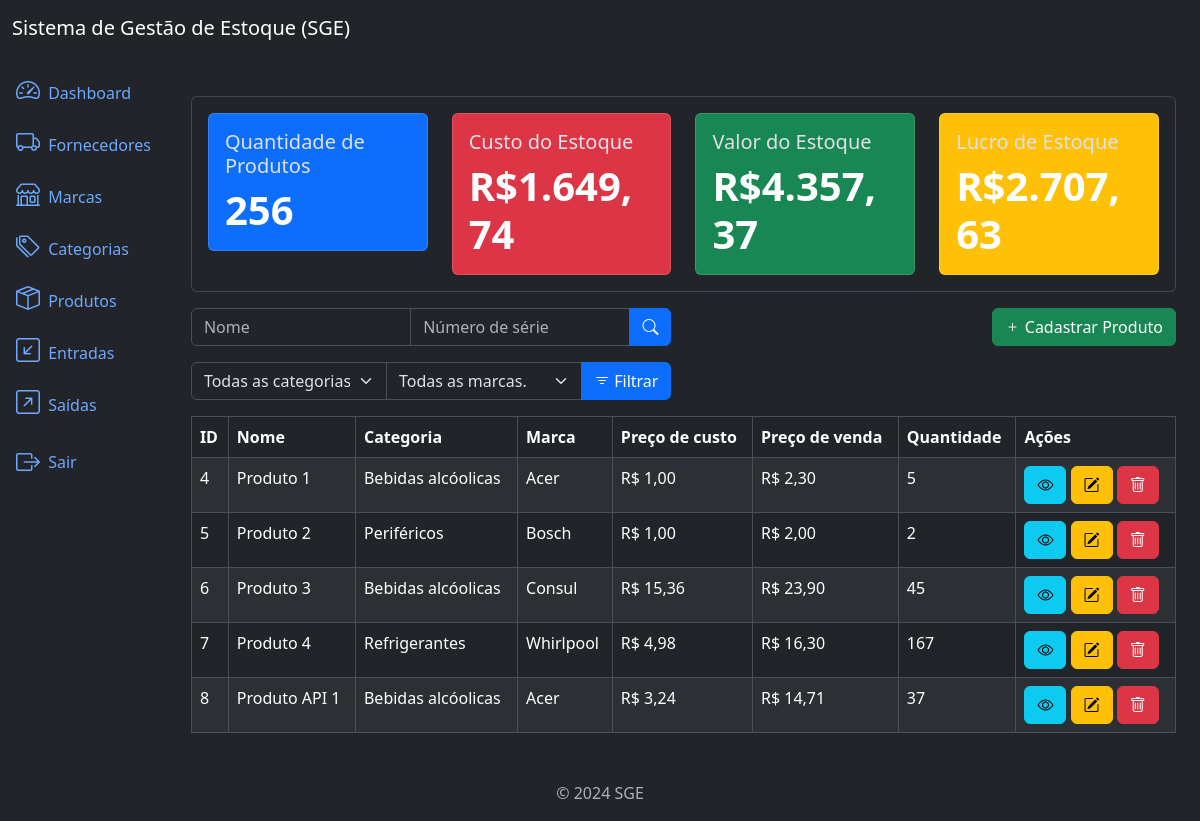
Page /products/list/ (signed in) on the earlier database version.
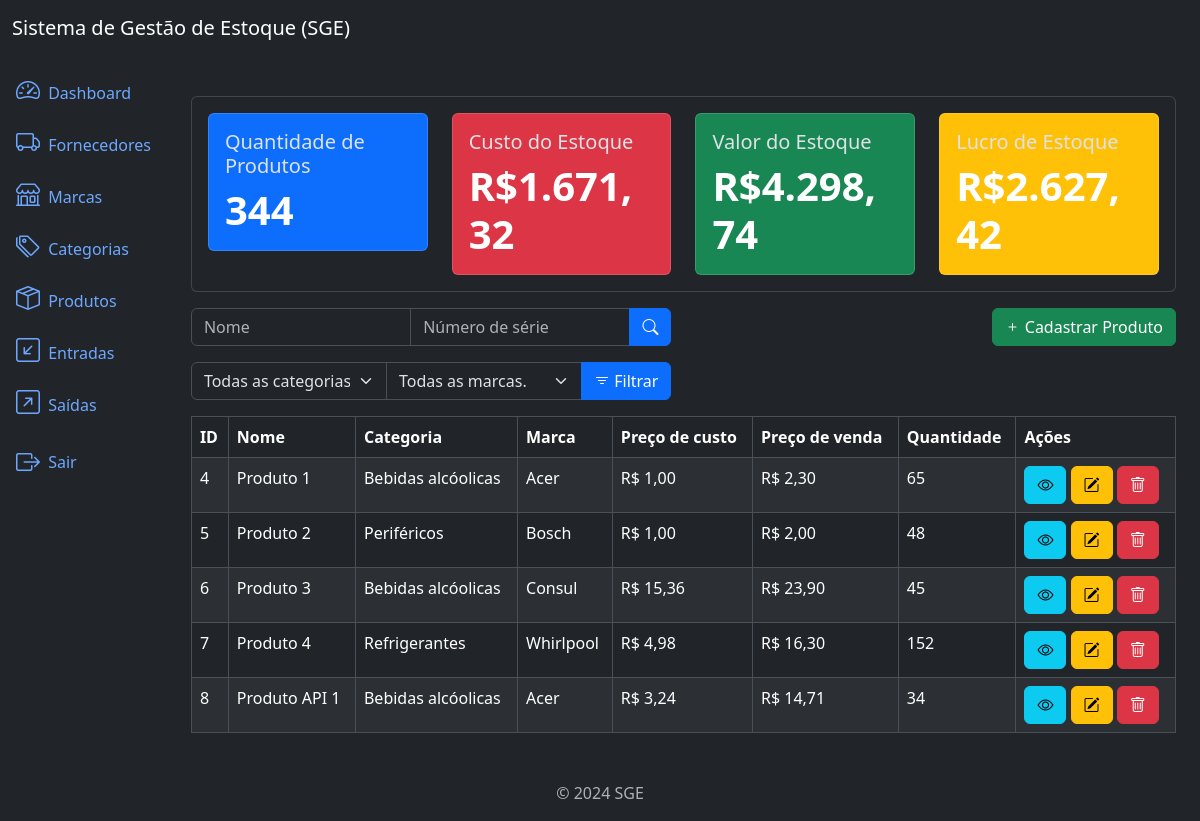
Same page on the later database version.
### products/models.py (models this page shows, shortened)
class Product(models.Model):
    title = models.CharField(max_length=400)
    category = models.ForeignKey(Category, on_delete=models.PROTECT,
                related_name='products')
    brand = models.ForeignKey(Brand, on_delete=models.PROTECT,
            related_name='products')
    description = models.TextField(max_length=10000, blank=True, null=True)
    serie_number = models.CharField(max_length=200, null=True, blank=True)
    cost_price = models.DecimalField(max_digits=20, decimal_places=2)
    selling_price = models.DecimalField(max_digits=20, decimal_places=2)
    quantity = models.IntegerField(default=0)
    created_at = models.DateTimeField(auto_now_add=True)
    updated_at = models.DateTimeField(auto_now=True)
    class Meta:
        ordering = ['title']

### category/models.py (models this page shows)
class Category(models.Model):
    name = models.CharField(max_length=300)
    description = models.TextField(null=True, blank=True)
    created_at = models.DateTimeField(auto_now_add=True)
    updated_at = models.DateTimeField(auto_now=True)
    class Meta:
        ordering = ['name']
    def __str__(self):
        return self.name

### brands/models.py (models this page shows)
class Brand(models.Model):
    name = models.CharField(max_length=300)
    description = models.TextField(null=True, blank=True)
    created_at = models.DateTimeField(auto_now_add=True)
    updated_at = models.DateTimeField(auto_now=True)
    class Meta:
        ordering = ['name']
    def __str__(self):
        return self.name

### products/views.py (the view)
# urls.py: path('products/list/', views.ProductListView.as_view(), name='product_list'),
class ProductListView(LoginRequiredMixin, PermissionRequiredMixin, ListView):
    model = models.Product
    template_name = 'products_list.html'
    context_object_name = 'products'
    paginate_by = 5
    permission_required = 'products.view_product'
    def get_queryset(self):
        qs = super().get_queryset()
        title = self.request.GET.get('title')
        serie_number = self.request.GET.get('serie_number')
        category = self.request.GET.get('category')
        brand = self.request.GET.get('brand')
        if title:
            qs = qs.filter(title__icontains=title)
        if serie_number:
            qs = qs.filter(serie_number__icontains=serie_number)
        if category:
            qs = qs.filter(category__id = category)
        if brand:
            qs = qs.filter(brand__id = brand)
        return qs
    def get_context_data(self, **kwargs):
        context= super().get_context_data(**kwargs)
        context['product_metrics']= get_product_metric()
        context['categories'] = Category.objects.all()
        context['brands'] = Brand.objects.all()
        return context

### app/metrics.py (called while the page is built)
def get_product_metric():
    products = Product.objects.all()
    total_cost_price = sum(product.quantity * product.cost_price for \
                           product in products)
    total_quantity = sum(p.quantity for p in products)
    total_selling_price = sum(p.selling_price * p.quantity for p in products)
    total_profit = total_selling_price - total_cost_price
    product_metrics = {
        'total_quantity': total_quantity,
        'total_cost_price': number_format(total_cost_price, decimal_pos=2, force_grouping=True),
        'total_selling_price': number_format(total_selling_price, decimal_pos=2, force_grouping=True),
        'total_profit':number_format(total_profit, decimal_pos=2, force_grouping=True),
    }
    return product_metrics

### products/templates/products_list.html (shortened to what this page needs)
{% extends 'base.html' %}
{% block content %}
    {% include "components/_products_metrics.html" %}
<div class='row mb-3 mt-3'>
    <div class='col-md-6'>
        <form method="get" action="{% url "product_list" %}">
            <div class='input-group'>
                <input type="text" class="form-control" name='title' placeholder='Nome' value="{{request.GET.title}}">
                <input type="text" class="form-control" name='serie_number' placeholder='Número de série' value="{{request.GET.serie_number}}">
                <button type='submit' class="btn btn-primary">
                    <i class='bi bi-search'></i>
                </button>
            </div>
        </form>
    </div>
    {% if perms.products.add_product %}
    <div class='col-md-6'>
        <a href="{% url "product_create" %}" class='btn btn-success float-end'>
            <i class='bi bi-plus'></i>
            Cadastrar Produto
        </a>
    </div>
    {% endif %}
</div>
<div class='row mb-3'>
    <div class='col-md-6'>
        <form method="GET" action="{% url "product_list" %}">
            <div class='input-group'>
                <select name="category" class='form-select'>
                    <option value="" {% if not request.GET.categories %}selected{% endif %}>Todas as categorias.</option>
                </select>
                <select name="brand" class='form-select'>
                    <option value="" {% if not request.GET.brands %}selected{% endif %}>Todas as marcas.</option>
                </select>
                <button class='btn btn-primary' type='submit'>
                    <i class='bi bi-filter'></i> Filtrar
                </button>
            </div>
        </form>
    </div>
</div>
<div class="table-responsive">
    <table class="table table-striped table-bordered">
        <thead class="thead-dark">
            <tr>
                <th>ID</th>
                <th>Nome</th>
                <th>Categoria</th>
                <th>Marca</th>
                <th>Preço de custo</th>
                <th>Preço de venda</th>
                <th>Quantidade</th>
                <th>Ações</th>
            </tr>
        </thead>
        <tbody>
            {% for product in products %}
                <tr>
                    <td>{{product.pk}}</td>
                    <td>{{product.title}}</td>
                    <td>{{product.category}}</td>
                    <td>{{product.brand}}</td>
                    <td>R$ {{product.cost_price}}</td>
                    <td>R$ {{product.selling_price}}</td>
                    <td>{{product.quantity}}</td>
                    <td>
                        {% if perms.products.view_product %}
                        <a href="{% url "product_detail" product.pk %}" class='btn btn-info btn-small'>
                            <i class='bi bi-eye'></i>
                        </a>
                        {% endif %}
                        {% if perms.products.change_product %}
                        <a href="{% url "product_update" product.pk %}" class='btn btn-warning btn-small'>
                            <i class='bi bi-pencil-square'></i>
                        </a>
                        {% endif %}
                        {% if perms.products.delete_product %}
                        <a href="{% url "product_delete" product.pk %}" class='btn btn-danger btn-small'>
                            <i class='bi bi bi-trash'></i>
                        </a>
                        {% endif %}
                    </td>
                </tr>
            {% endfor %}
        </tbody>
    </table>
</div>
{% endblock content %}

Differences in the rows shown:
changed Product "Produto 1": quantity "5" → "65"
changed Product "Produto 2": quantity "2" → "48"
changed Product "Produto 4": quantity "167" → "152"
changed Product "Produto API 1": quantity "37" → "34"
Other differences:
{{ product_metrics.total_quantity }}: "256" → "344"
{{ product_metrics.total_cost_price }}: "1.649,74" → "1.671,32"
{{ product_metrics.total_selling_price }}: "4.357,37" → "4.298,74"
{{ product_metrics.total_profit }}: "2.707,63" → "2.627,42"
